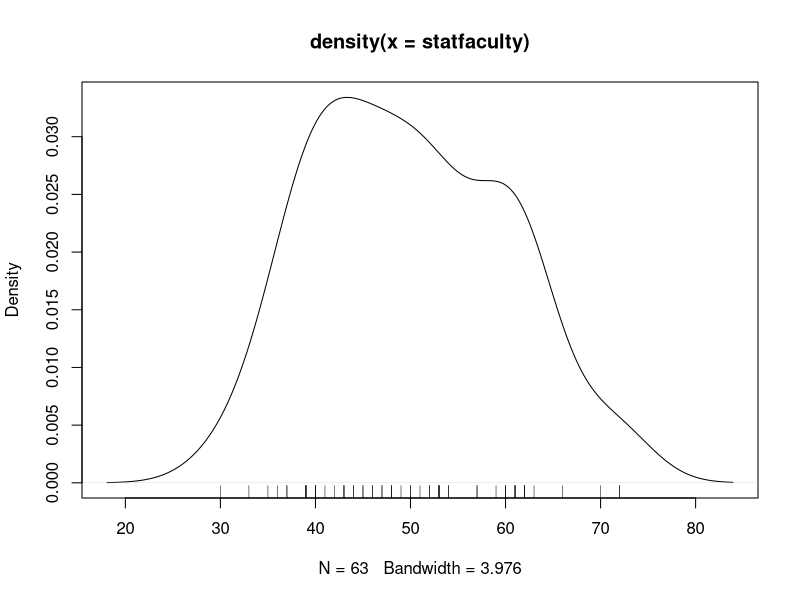
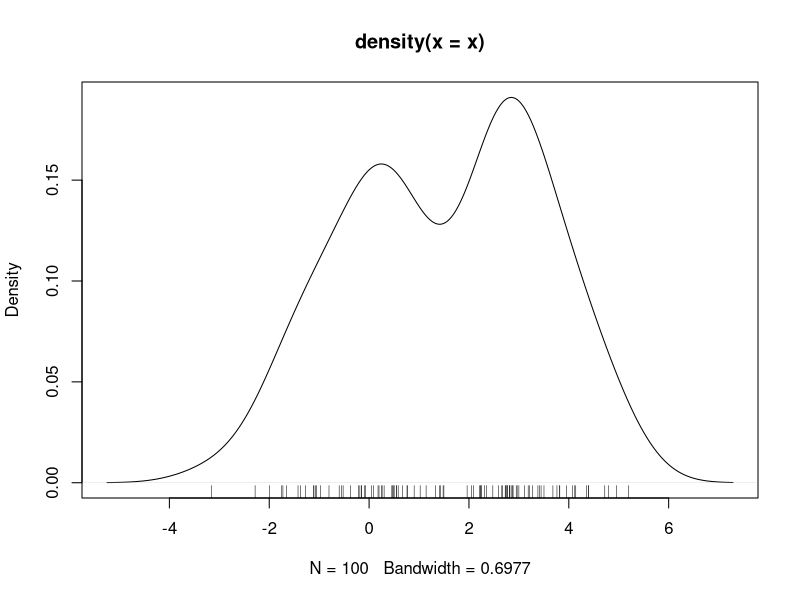

Write R code to recreate these figures, in order.
library(diptest)


### Name: dip.test
### Title: Hartigans' Dip Test for Unimodality
### Aliases: dip.test
### Keywords: htest distribution

### ** Examples

## a first non-trivial case
(d.t <- dip.test(c(0,0, 1,1))) # "perfect bi-modal for n=4" --> p-value = 0
stopifnot(d.t$p.value == 0)

data(statfaculty)
plot(density(statfaculty)); rug(statfaculty)
(d.t <- dip.test(statfaculty))

x <- c(rnorm(50), rnorm(50) + 3)
plot(density(x)); rug(x)
## border-line bi-modal ...  BUT (most of the times) not significantly:
dip.test(x)
dip.test(x, simulate=TRUE, B=5000)

## really large n -- get a message
dip.test(runif(4e5))
